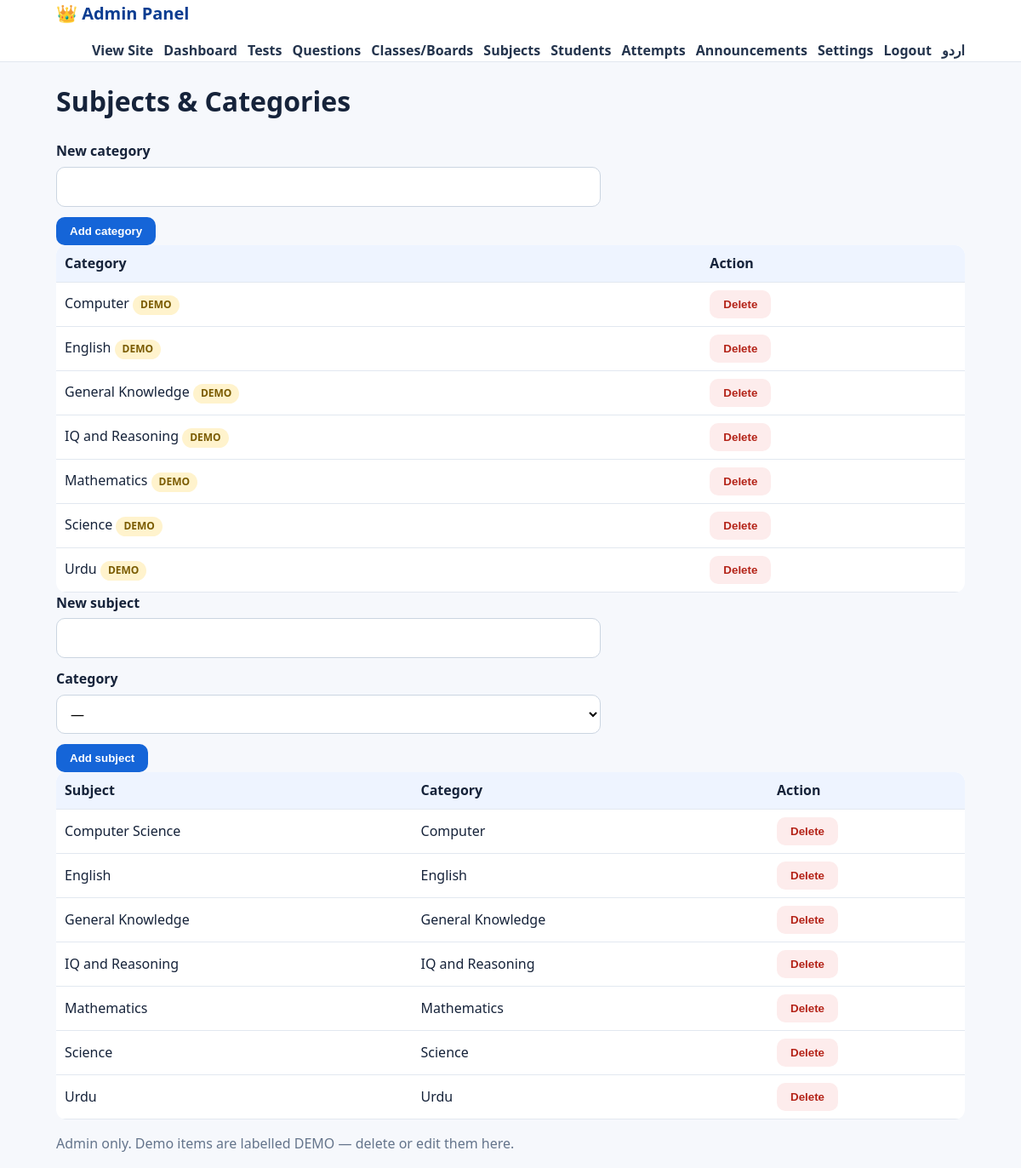
The app's page /admin/subjects.php (signed in) with its own data.
### tables this page shows
CREATE TABLE IF NOT EXISTS categories(id INT AUTO_INCREMENT PRIMARY KEY, name VARCHAR(120) NOT NULL, slug VARCHAR(120) UNIQUE NOT NULL, is_demo TINYINT(1) DEFAULT 0);

CREATE TABLE IF NOT EXISTS subjects(id INT AUTO_INCREMENT PRIMARY KEY, category_id INT NULL, name VARCHAR(120) NOT NULL, slug VARCHAR(120) UNIQUE NOT NULL, is_demo TINYINT(1) DEFAULT 0, FOREIGN KEY(category_id) REFERENCES categories(id) ON DELETE SET NULL);

### config.php (called while the page is built, shortened)
<?php
function db(){
    static $pdo=null;
    if($pdo===null){
        $pdo=new PDO('mysql:host='.DB_HOST.';dbname='.DB_NAME.';charset=utf8mb4',DB_USER,DB_PASS,
            [PDO::ATTR_ERRMODE=>PDO::ERRMODE_EXCEPTION,PDO::ATTR_DEFAULT_FETCH_MODE=>PDO::FETCH_ASSOC]);
    }
    return $pdo;
}
function e($s){ return htmlspecialchars((string)$s,ENT_QUOTES,'UTF-8'); }

### admin/subjects.php (the view, shortened to what this page needs)
<?php include 'header.php';
$cats=db()->query("SELECT * FROM categories ORDER BY name")->fetchAll(); $subs=db()->query("SELECT s.*,c.name cat FROM subjects s LEFT JOIN categories c ON c.id=s.category_id ORDER BY s.name")->fetchAll(); ?>
<h1>Subjects &amp; Categories</h1>
<form method="post"><input type="hidden" name="csrf" value="<?= csrf_token() ?>"><label>New category</label><input name="name" required><button class="btn" name="add_category">Add category</button></form>
<table><tr><th>Category</th><th>Action</th></tr><?php foreach($cats as $c): ?><tr><td><?= e($c['name']) ?> <?= $c['is_demo']?'<span class="badge demo">DEMO</span>':'' ?></td><td><form method="post" style="display:inline"><input type="hidden" name="csrf" value="<?= csrf_token() ?>"><input type="hidden" name="id" value="<?= $c['id'] ?>"><button class="btn2 danger" name="delete_category" data-confirm="Delete this category?">Delete</button></form></td></tr><?php endforeach; ?></table>
<form method="post"><label>New subject</label><input name="name" required><label>Category</label><select name="category_id"><option value="0">—</option></select><button class="btn" name="add_subject">Add subject</button></form>
<table><tr><th>Subject</th><th>Category</th><th>Action</th></tr><?php foreach($subs as $s): ?><tr><td><?= e($s['name']) ?></td><td><?= e($s['cat']??'') ?></td><td><form method="post" style="display:inline"><input type="hidden" name="csrf" value="<?= csrf_token() ?>"><input type="hidden" name="id" value="<?= $s['id'] ?>"><button class="btn2 danger" name="delete" data-confirm="Delete this subject?">Delete</button></form></td></tr><?php endforeach; ?></table>
<?php include 'footer.php'; ?>

### assets/css/style.css (style rules this page uses)
* { box-sizing:border-box }
body { margin:0;font-family:system-ui,-apple-system,Segoe UI,Roboto,Arial,sans-serif;background:#f6f8fc;color:#16233a;line-height:1.55 }
.btn,.btn2 { display:inline-block;background:#1565d8;color:#fff!important;border:0;border-radius:10px;padding:9px 16px;font-weight:700;cursor:pointer }
.btn2 { background:#eef4ff;color:#0b3d91!important }
.btn2.danger { background:#fdecec;color:#b42318!important }
.badge { display:inline-block;background:#e6f4ea;color:#137333;border-radius:999px;padding:2px 9px;font-size:12px;font-weight:700 }
.badge.demo { background:#fff3cd;color:#7a5b00 }
input,select,textarea { width:100%;padding:10px 12px;border:1px solid #cbd5e1;border-radius:10px;margin:6px 0 12px;font:inherit;background:#fff }
label { font-weight:600 }
form { max-width:640px }
table { width:100%;border-collapse:collapse;background:#fff;border-radius:12px;overflow:hidden }
th,td { padding:9px 10px;border-bottom:1px solid #e2e8f0;text-align:left }
th { background:#eef4ff }

### records on screen
categories: name "Computer", is_demo "DEMO"
categories: name "English", is_demo "DEMO"
categories: name "General Knowledge", is_demo "DEMO"
categories: name "IQ and Reasoning", is_demo "DEMO"
categories: name "Mathematics", is_demo "DEMO"
categories: name "Science", is_demo "DEMO"
categories: name "Urdu", is_demo "DEMO"
subjects: name "Computer Science", category.name "Computer"
subjects: name "English", category.name "English"
subjects: name "General Knowledge", category.name "General Knowledge"
subjects: name "IQ and Reasoning", category.name "IQ and Reasoning"
subjects: name "Mathematics", category.name "Mathematics"
subjects: name "Science", category.name "Science"
subjects: name "Urdu", category.name "Urdu"
